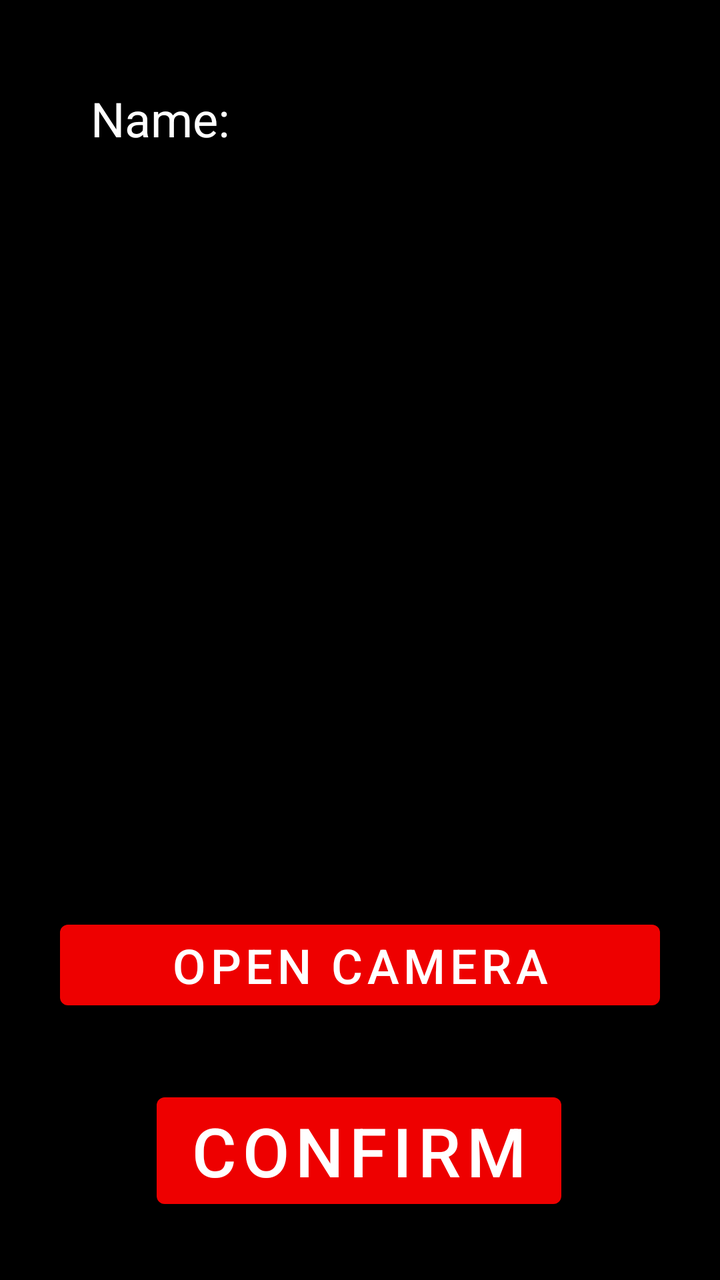
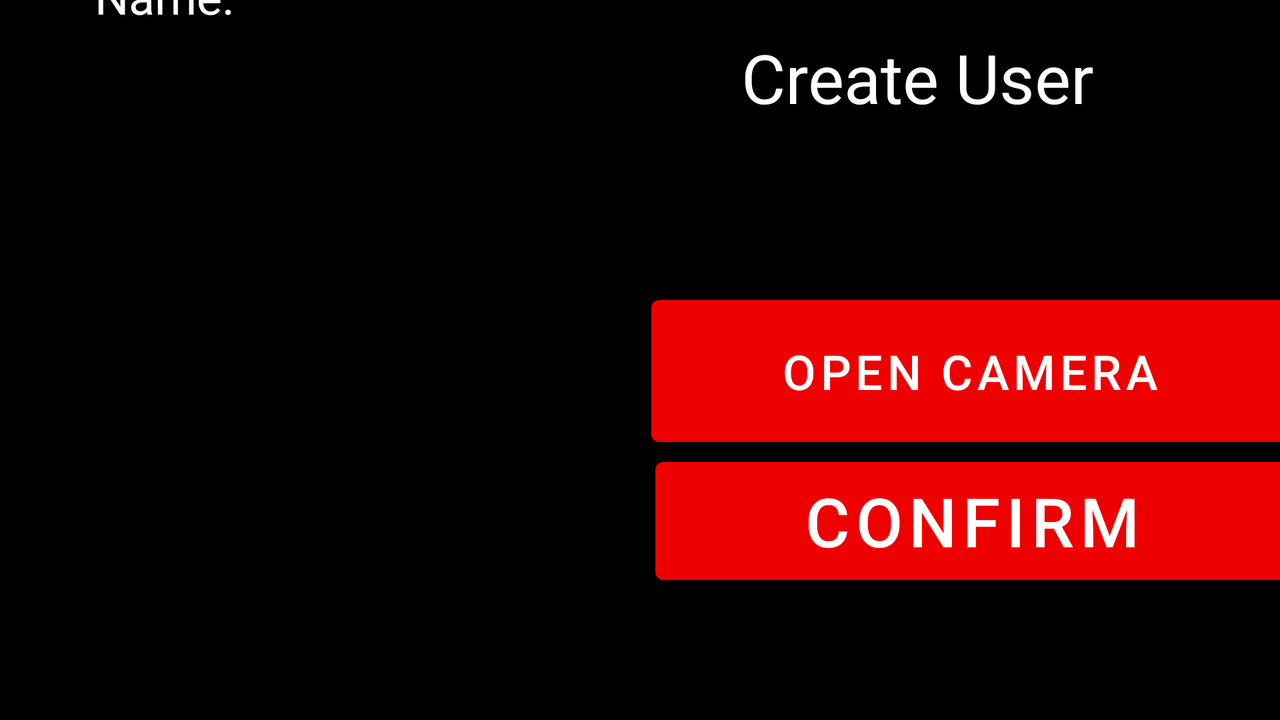

The same Android screen from two of the app's own layout files: first res/layout/ as a phone draws it, then the repository's variant for another configuration, drawn on a device whose configuration selects that folder. Both files follow.
<!-- AndroidManifest.xml: application theme Theme.Quiz -->
<!-- res/layout/activity_create_user.xml -->
<?xml version="1.0" encoding="utf-8"?>
<androidx.constraintlayout.widget.ConstraintLayout xmlns:android="http://schemas.android.com/apk/res/android"
    xmlns:app="http://schemas.android.com/apk/res-auto"
    xmlns:tools="http://schemas.android.com/tools"
    android:layout_width="match_parent"
    android:layout_height="match_parent">

    <LinearLayout
        android:layout_width="wrap_content"
        android:layout_height="wrap_content"
        android:gravity="center"
        android:orientation="vertical"
        app:layout_constraintBottom_toTopOf="@+id/create_user_confirm"
        app:layout_constraintEnd_toEndOf="parent"
        app:layout_constraintStart_toStartOf="parent"
        app:layout_constraintTop_toTopOf="parent">

        <LinearLayout
            android:layout_width="match_parent"
            android:layout_height="match_parent"
            android:gravity="center"
            android:orientation="horizontal">

            <TextView
                android:id="@+id/textView"
                android:layout_width="100dp"
                android:layout_height="wrap_content"
                android:layout_weight="1"
                android:text="@string/create_user_name"
                android:textAlignment="center"
                android:textColor="@color/white"
                android:textSize="24sp" />

            <EditText
                android:id="@+id/create_user_name"
                android:layout_width="200dp"
                android:layout_height="50dp"
                android:ems="10"
                android:hint="name..."
                android:inputType="textPersonName"
                android:textColorHighlight="@color/purple_500"
                android:textColorLink="@color/purple_200" />

        </LinearLayout>

        <ImageView
            android:id="@+id/create_user_image"
            android:layout_width="300dp"
            android:layout_height="300dp"
            android:layout_marginTop="64dp"
            app:srcCompat="@drawable/amsterdam" />

        <Button
            android:id="@+id/button"
            android:layout_width="match_parent"
            android:layout_height="wrap_content"
            android:layout_marginTop="8dp"
            android:onClick="takeImage"
            android:text="@string/create_user_camera"
            android:textColor="@color/white"
            android:textSize="24sp" />

    </LinearLayout>

    <Button
        android:id="@+id/create_user_confirm"
        android:layout_width="wrap_content"
        android:layout_height="wrap_content"
        android:layout_marginBottom="32dp"
        android:onClick="confirm"
        android:text="@string/confirm"
        android:textColor="@color/white"
        android:textSize="34sp"
        app:layout_constraintBottom_toBottomOf="parent"
        app:layout_constraintEnd_toEndOf="parent"
        app:layout_constraintHorizontal_bias="0.497"
        app:layout_constraintStart_toStartOf="parent" />
</androidx.constraintlayout.widget.ConstraintLayout>
<!-- resources referenced by this layout -->
<resources>
  <color name="purple_200">#FC8686</color>
  <color name="purple_500">#EE0000</color>
  <color name="white">#FFFFFFFF</color>
  <string name="confirm">Confirm</string>
  <string name="create_user_camera">Open camera</string>
  <string name="create_user_name">Name:</string>
  <style name="Theme.Quiz" parent="Theme.MaterialComponents.DayNight.DarkActionBar">
          <item name="windowNoTitle">true</item>
          <item name="android:windowBackground">@color/black</item>
  
          
          <item name="colorControlHighlight">@color/purple_200</item>
          <item name="cardBackgroundColor">@color/purple_500</item>
          
          <item name="colorPrimary">@color/purple_500</item>
          <item name="colorPrimaryVariant">@color/purple_700</item>
          <item name="colorOnPrimary">@color/white</item>
          
          <item name="colorSecondary">@color/teal_200</item>
          <item name="colorSecondaryVariant">@color/teal_700</item>
          <item name="colorOnSecondary">@color/black</item>
          
          <item name="android:statusBarColor" tools:targetApi="l">@color/black</item>
      </style>
  <color name="black">#FF000000</color>
  <color name="purple_700">#B30000</color>
  <color name="teal_200">#FF03DAC5</color>
  <color name="teal_700">#FF018786</color>
</resources>
<!-- res/layout-land/activity_create_user.xml (the repository's variant of the layout above) -->
<!-- drawn on the phone turned sideways -->
<?xml version="1.0" encoding="utf-8"?>
<androidx.constraintlayout.widget.ConstraintLayout xmlns:android="http://schemas.android.com/apk/res/android"
    xmlns:app="http://schemas.android.com/apk/res-auto"
    xmlns:tools="http://schemas.android.com/tools"
    android:layout_width="match_parent"
    android:layout_height="match_parent">

    <TextView
        android:id="@+id/textView5"
        android:layout_width="wrap_content"
        android:layout_height="wrap_content"
        android:layout_marginTop="16dp"
        android:text="@string/create_user"
        android:textColor="@color/white"
        android:textSize="34sp"
        app:layout_constraintEnd_toEndOf="parent"
        app:layout_constraintHorizontal_bias="0.8"
        app:layout_constraintStart_toStartOf="parent"
        app:layout_constraintTop_toTopOf="parent" />

    <LinearLayout
        android:id="@+id/linearLayout"
        android:layout_width="300dp"
        android:layout_height="wrap_content"
        android:layout_marginStart="32dp"
        android:layout_marginTop="16dp"
        android:layout_marginBottom="16dp"
        android:gravity="center"
        android:orientation="vertical"
        app:layout_constraintBottom_toBottomOf="parent"
        app:layout_constraintStart_toStartOf="parent"
        app:layout_constraintTop_toTopOf="parent">

        <LinearLayout
            android:layout_width="match_parent"
            android:layout_height="match_parent"
            android:gravity="center"
            android:orientation="horizontal">

            <TextView
                android:id="@+id/textView"
                android:layout_width="100dp"
                android:layout_height="wrap_content"
                android:layout_weight="1"
                android:text="@string/create_user_name"
                android:textAlignment="center"
                android:textColor="@color/white"
                android:textSize="24sp" />

            <EditText
                android:id="@+id/create_user_name"
                android:layout_width="200dp"
                android:layout_height="50dp"
                android:ems="10"
                android:hint="name..."
                android:inputType="textPersonName"
                android:textColorHighlight="@color/purple_500"
                android:textColorLink="@color/purple_200" />

        </LinearLayout>

        <ImageView
            android:id="@+id/create_user_image"
            android:layout_width="300dp"
            android:layout_height="300dp"
            android:layout_marginTop="64dp"
            app:srcCompat="@drawable/ic_launcher_foreground" />

    </LinearLayout>

    <Button
        android:id="@+id/create_user_confirm2"
        android:layout_width="317dp"
        android:layout_height="71dp"
        android:layout_marginStart="16dp"
        android:layout_marginEnd="16dp"
        android:layout_marginBottom="64dp"
        android:onClick="confirm"
        android:text="@string/confirm"
        android:textColor="@color/white"
        android:textSize="34sp"
        app:layout_constraintBottom_toBottomOf="parent"
        app:layout_constraintEnd_toEndOf="parent"
        app:layout_constraintStart_toEndOf="@+id/linearLayout" />

    <Button
        android:id="@+id/button"
        android:layout_width="319dp"
        android:layout_height="83dp"
        android:layout_marginStart="16dp"
        android:layout_marginTop="144dp"
        android:layout_marginEnd="16dp"
        android:onClick="takeImage"
        android:text="@string/create_user_camera"
        android:textColor="@color/white"
        android:textSize="24sp"
        app:layout_constraintEnd_toEndOf="parent"
        app:layout_constraintHorizontal_bias="0.52"
        app:layout_constraintStart_toEndOf="@+id/linearLayout"
        app:layout_constraintTop_toTopOf="parent" />
</androidx.constraintlayout.widget.ConstraintLayout>
<!-- resources referenced by the variant -->
<!-- as the phone turned sideways resolves them -->
<resources>
  <color name="purple_200">#FC8686</color>
  <color name="purple_500">#EE0000</color>
  <color name="white">#FFFFFFFF</color>
  <!-- drawable ic_launcher_foreground: png bitmap (mipmap-hdpi, 2906 bytes) -->
  <string name="confirm">Confirm</string>
  <string name="create_user">Create User</string>
  <string name="create_user_camera">Open camera</string>
  <string name="create_user_name">Name:</string>
  <style name="Theme.Quiz" parent="Theme.MaterialComponents.DayNight.DarkActionBar">
          <item name="windowNoTitle">true</item>
          <item name="android:windowBackground">@color/black</item>
  
          
          <item name="colorControlHighlight">@color/purple_200</item>
          <item name="cardBackgroundColor">@color/purple_500</item>
          
          <item name="colorPrimary">@color/purple_500</item>
          <item name="colorPrimaryVariant">@color/purple_700</item>
          <item name="colorOnPrimary">@color/white</item>
          
          <item name="colorSecondary">@color/teal_200</item>
          <item name="colorSecondaryVariant">@color/teal_700</item>
          <item name="colorOnSecondary">@color/black</item>
          
          <item name="android:statusBarColor" tools:targetApi="l">@color/black</item>
      </style>
  <color name="black">#FF000000</color>
  <color name="purple_700">#B30000</color>
  <color name="teal_200">#FF03DAC5</color>
  <color name="teal_700">#FF018786</color>
</resources>
